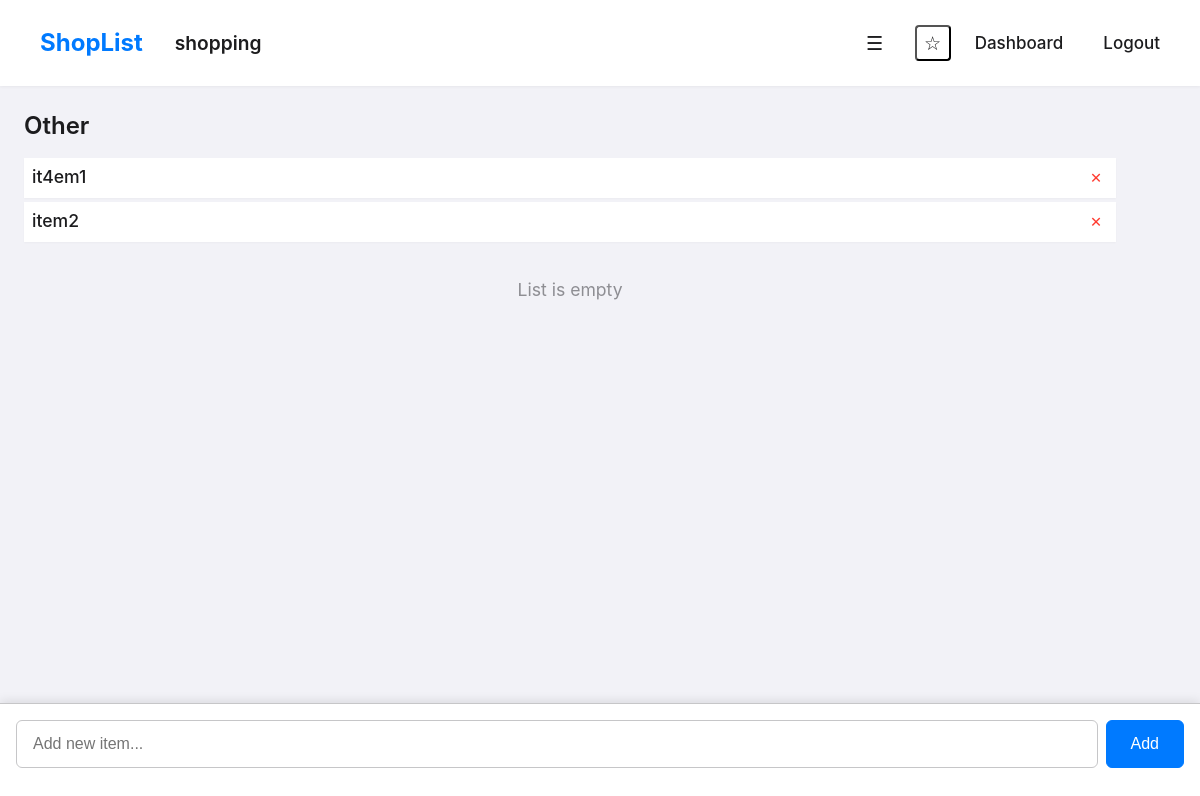
/list/1 (signed in), run on an earlier commit of the app's database.
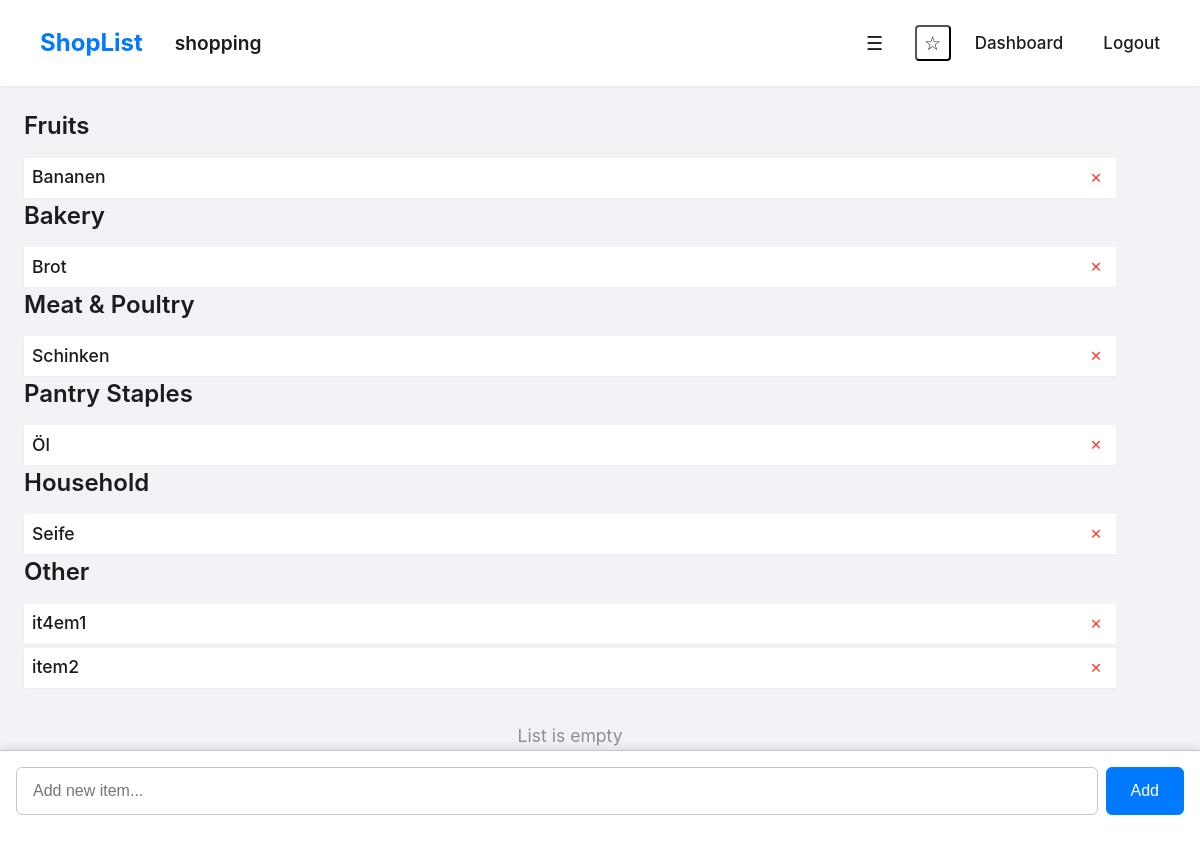
And on a later commit of the database.
### shopping_list_app/models.py (models this page shows)
class ShoppingList(db.Model):
    __tablename__ = 'shopping_list'  # Explicit table name
    id = db.Column(db.Integer, primary_key=True)
    name = db.Column(db.String(100), nullable=False)
    owner_id = db.Column(db.Integer, db.ForeignKey('user.id'), nullable=False)
    created_at = db.Column(db.DateTime, default=datetime.utcnow)
    items = db.relationship('ListItem', backref='list', lazy=True, cascade="all, delete-orphan")
    shares = db.relationship('ListShare', backref='list', lazy=True, cascade="all, delete-orphan")

class ListItem(db.Model):
    __tablename__ = 'list_item'  # Explicit table name
    id = db.Column(db.Integer, primary_key=True)
    list_id = db.Column(db.Integer, db.ForeignKey('shopping_list.id'), nullable=False)
    item_name = db.Column(db.String(200), nullable=False)
    category = db.Column(db.String(100), nullable=True, default='Other') # New field
    is_purchased = db.Column(db.Boolean, default=False, nullable=False)
    added_by_id = db.Column(db.Integer, db.ForeignKey('user.id'), nullable=False)
    added_at = db.Column(db.DateTime, default=datetime.utcnow)

### shopping_list_app/main.py (the view, shortened to what this page needs)
@main.route('/list/<int:list_id>', methods=['GET', 'POST'])
@login_required
def list_detail(list_id):
    list_instance = ShoppingList.query.get_or_404(list_id)
    is_owner = list_instance.owner_id == current_user.id
    is_shared_with_user = ListShare.query.filter_by(list_id=list_id, user_id=current_user.id).first() is not None
    print(f"DEBUG - Access check for list {list_id}:")
    print(f"DEBUG - Current user: {current_user.id}, List owner: {list_instance.owner_id}")
    print(f"DEBUG - is_owner: {is_owner}, is_shared_with_user: {is_shared_with_user}")
    if not (is_owner or is_shared_with_user):
        print(f"DEBUG - Access denied for user {current_user.id} to list {list_id}")
        flash('You do not have access to this list.', 'danger')
        return redirect(url_for('main.dashboard'))
    PREDEFINED_CATEGORIES = [
        "Fruits", "Vegetables", "Dairy", "Bakery", "Meat & Poultry",
        "Fish & Seafood", "Pantry Staples", "Frozen Foods",
        "Beverages", "Household", "Other"
    ]
    items_by_category = {category: [] for category in PREDEFINED_CATEGORIES}
    raw_items = ListItem.query.filter_by(list_id=list_id).order_by(ListItem.added_at.asc()).all()
    for item in raw_items:
        category_key = item.category if item.category in items_by_category else 'Other'
        items_by_category[category_key].append(item)
    return render_template('list_detail.html', list=list_instance,
                           items_by_category=items_by_category,
                           categories_ordered=PREDEFINED_CATEGORIES,
                           current_user=current_user)

### shopping_list_app/templates/list_detail.html (shortened to what this page needs)
{% extends "base.html" %}
{% block nav_title %}
    <h1 class="nav-title">{{ list.name }}</h1>
{% endblock %}
{% block nav_actions %}
    <a href="{{ url_for('main.share_list_page', list_id=list.id) }}" class="nav-icon-link" title="Share list">&#9776;</a>
    <form method="POST" action="{{ url_for('main.set_favorite_list', list_id=list.id) }}" style="display: inline;">
        <button type="submit" class="nav-icon-link" title="{% if current_user.favorite_list_id == list.id %}Remove from favorites{% else %}Set as favorite{% endif %}">
            {% if current_user.favorite_list_id == list.id %}
                ★
            {% else %}
                ☆
            {% endif %}
        </button>
    </form>
{% endblock %}
{% block content %}
<div class="shopping-list-container">
    {% set has_items = false %}
    {% for category in categories_ordered %}
        {% if items_by_category.get(category) %}
            {% set has_items = true %}
            {% set category_id_slug = category|replace(' ', '-')|replace('&', 'and')|lower %}
            <div class="category-section" id="category-section-{{ category_id_slug }}">
                <h2 class="category-title">{{ category }}</h2>
                <ul id="item-list-{{ category_id_slug }}" class="items-container category-item-list">
                    {% for item in items_by_category[category] %}
                        <li id="item-{{ item.id }}" class="item{% if item.is_purchased %} purchased{% endif %}">
                            <div class="item-content">
                                <span class="item-name">{{ item.item_name }}</span>
                            </div>
                            <div class="item-actions">
                                {% if current_user.id == list.owner_id or current_user.id == item.added_by_id %}
                                    <form method="POST" action="{{ url_for('main.delete_item', item_id=item.id) }}" style="display: inline;">
                                        <button type="submit" class="btn-delete">✕</button>
                                    </form>
                                {% endif %}
                            </div>
                        </li>
                    {% endfor %}
                </ul>
            </div>
        {% endif %}
    {% endfor %}
    <div id="empty-list-message" class="empty-state" {% if not has_items %}style="display:block;"{% else %}style="display:none;"{% endif %}>
        <p>List is empty</p>
    </div>
</div>
<div class="add-item-form-container">
        <form method="POST" action="{{ url_for('main.list_detail', list_id=list.id) }}" id="add-item-form">
            <div class="form-group mb-0">
                <div class="input-group">
                    <input type="text" id="item_name" name="item_name" class="form-control" placeholder="Add new item..." required autofocus>
                    <button type="submit" class="btn btn-primary">Add</button>
                </div>
            </div>
        </form>
    </div>
{% endblock %}

### shopping_list_app/templates/base.html (shortened to what this page needs)
<!DOCTYPE html>
<html lang="en">
<head>
    <link rel="stylesheet" href="{{ url_for('static', filename='css/style.css') }}">
</head>
<body>
    <nav>
        <div class="nav-left">
            <a href="{{ url_for('main.index') }}" class="nav-brand">ShopList</a>
            {% block nav_title %}{% endblock %}
        </div>
        <div class="nav-middle">
            {% block nav_actions %}{% endblock %}
        </div>
        <div class="nav-links">
            {% if current_user.is_authenticated %}
                <a href="{{ url_for('main.dashboard') }}">Dashboard</a>
                <a href="{{ url_for('auth.logout') }}">Logout</a>
            {% else %}
                <a href="{{ url_for('auth.login') }}">Login</a>
                <a href="{{ url_for('auth.register') }}">Register</a>
            {% endif %}
        </div>
    </nav>
    <div class="container">
        {% block content %}{% endblock %}
    </div>
</body>
</html>

What changed in the data, as far as the page shows it:
added ListItem: item_name "Bananen", shown under "Fruits"
added ListItem: item_name "Brot", shown under "Bakery"
added ListItem: item_name "Schinken", shown under "Meat & Poultry"
added ListItem: item_name "Öl", shown under "Pantry Staples"
added ListItem: item_name "Seife", shown under "Household"
Also different on the page:
new list line: "Fruits"
new list line: "Bakery"
new list line: "Meat & Poultry"
new list line: "Pantry Staples"
new list line: "Household"
